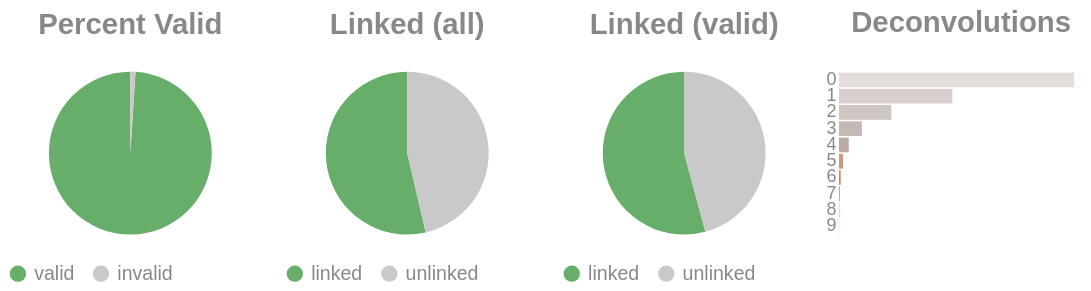

The cell this chart's notebook holds for it:
### Code cell
if SKIPLR:
    pass
else:
    clash = Counter()
    for i in valids['molecule'].to_list():
        _mol = i.split("-")
        if len(_mol) == 1:
            clash.update('0')
        else:
            clash.update(_mol[-1])

    _d = {"deconvolutions": [], 'count': []}
    for k,v in clash.items():
        _d['deconvolutions'].append(k)
        _d['count'].append(v)

    tot_valid = valids['reads'].sum()
    mask = valids['reads'] >= 2
    n_linked_reads = valids.filter(mask)['reads'].sum()
    if n_linked_reads == 0:
        print_html("No linked molecules (>=2 reads) were detected; skipping linked-only distributions.")
        SKIPLR = True
    else:
        perc_valid = round(tot_valid / n_reads, 4)
        linked_perc_abs = round(n_linked_reads / n_reads, 4)
        linked_perc = round(n_linked_reads / tot_valid, 4)

    _valid = pl.DataFrame({"valids": ['valid', 'invalid'], "count": [tot_valid, n_reads - tot_valid]})
    _linked_abs = pl.DataFrame({"linked (absolute)": ['linked', 'unlinked'], "count": [n_linked_reads, n_reads - n_linked_reads]})
    _linked_rel = pl.DataFrame({"linked (valids)": ['linked', 'unlinked'], "count": [n_linked_reads, tot_valid - n_linked_reads]})

    (
        alt.hconcat(
            piechart(_valid, goodval = 'valid', title = "Percent Valid"),
            piechart(_linked_abs, goodval = "linked", title =  "Linked (all)"),
            piechart(_linked_rel, goodval = "linked", title =  "Linked (valid)"),
            convolutionbar(pl.DataFrame(_d), title = "Deconvolutions"),
            center = True,
            bounds = 'flush'
        )
        .resolve_scale(color='independent')
        .resolve_legend('independent')
        .properties(usermeta={'embedOptions': {"actions": False}})
    ).display()

### Figure 1 — Vega-Lite specification as saved in the notebook (floating-point values rounded to 4 significant figures)
{"width": "container", "height": 400, "config": {"title": {"anchor": "start", "dy": -15, "fontSize": 18, "color": "#888888", "subtitleColor": "#888888", "subtitleFontSize": 14}, "arc": {"fill": "#0072B2"}, "axis": {"domainColor": "#888888", "domainWidth": 0.5, "gridWidth": 0.2, "grid": false, "titleFontWeight": 400, "titleFontSize": 15, "labelFontSize": 11, "labelColor": "#888888", "tickColor": "#888888", "tickWidth": 0.2, "titleColor": "#888888"}, "axisBand": {"grid": false}, "axisX": {"grid": true, "tickSize": 10, "domainCap": "round"}, "axisY": {"domain": false, "grid": true, "tickSize": 0, "domainCap": "round"}, "background": "transparent", "header": {"labelFontSize": 15, "labelColor": "#888888", "titleFontSize": 15, "titleFontWeight": 600, "titleColor": "#888888"}, "legend": {"labelFont": "sans-serif", "labelFontSize": 12, "labelColor": "#888888", "symbolSize": 100, "symbolType": "circle", "titleFontSize": 12, "titlePadding": 10, "titleColor": "#888888", "title": null}, "range": {"category": ["#E69F00", "#56B4E9", "#009E73", "#F0E442", "#0072B2", "#D55E00", "#CC79A7", "#000000"], "diverging": ["#cfe8f3", "#a2d4ec", "#73bfe2", "#46abdb", "#1696d2", "#12719e"]}, "area": {"fill": "#0072B2", "fillOpacity": 0.7, "line": true, "strokeOpacity": 0.7}, "line": {"color": "#0072B2", "stroke": "#0072B2", "strokeWidth": 2}, "trail": {"color": "#0072B2", "stroke": "#0072B2", "strokeWidth": 0, "size": 1}, "point": {"filled": true, "fillOpacity": 1.0, "size": 95}, "text": {"color": "#888888", "fontSize": 11, "align": "right", "fontWeight": 400, "size": 11}, "bar": {"fill": "#0072B2", "stroke": null}, "view": {"stroke": null, "continuousWidth": 660, "continuousHeight": 400}}, "hconcat": [{"data": {"name": "data-e3e796ee177003d2b19d98c8264ffd0b"}, "mark": {"type": "arc"}, "encoding": {"color": {"field": "valids", "legend": {"orient": "bottom", "title": null}, "scale": {"domain": ["valid", "invalid"], "range": ["#68ae6b", "#C9C9C9"]}, "title": "Valids", "type": "nominal"}, "theta": {"field": "count", "type": "quantitative"}, "tooltip": [{"field": "valids", "title": "Valids", "type": "ordinal"}, {"field": "percent", "format": ".2%", "title": "Percent", "type": "quantitative"}, {"field": "count", "title": "Count", "type": "quantitative"}]}, "height": 100, "title": {"text": "Percent Valid", "align": "center", "anchor": "middle"}, "transform": [{"calculate": "datum.count / 5036645", "as": "percent"}], "width": 150}, {"data": {"name": "data-7b819540a1a223c8243e73ace3fd6d15"}, "mark": {"type": "arc"}, "encoding": {"color": {"field": "linked (absolute)", "legend": {"orient": "bottom", "title": null}, "scale": {"domain": ["linked", "unlinked"], "range": ["#68ae6b", "#C9C9C9"]}, "title": "Linked (Absolute)", "type": "nominal"}, "theta": {"field": "count", "type": "quantitative"}, "tooltip": [{"field": "linked (absolute)", "title": "Linked (Absolute)", "type": "ordinal"}, {"field": "percent", "format": ".2%", "title": "Percent", "type": "quantitative"}, {"field": "count", "title": "Count", "type": "quantitative"}]}, "height": 100, "title": {"text": "Linked (all)", "align": "center", "anchor": "middle"}, "transform": [{"calculate": "datum.count / 5036645", "as": "percent"}], "width": 150}, {"data": {"name": "data-aedee5df1e82312552853f3bde4e724b"}, "mark": {"type": "arc"}, "encoding": {"color": {"field": "linked (valids)", "legend": {"orient": "bottom", "title": null}, "scale": {"domain": ["linked", "unlinked"], "range": ["#68ae6b", "#C9C9C9"]}, "title": "Linked (Valids)", "type": "nominal"}, "theta": {"field": "count", "type": "quantitative"}, "tooltip": [{"field": "linked (valids)", "title": "Linked (Valids)", "type": "ordinal"}, {"field": "percent", "format": ".2%", "title": "Percent", "type": "quantitative"}, {"field": "count", "title": "Count", "type": "quantitative"}]}, "height": 100, "title": {"text": "Linked (valid)", "align": "center", "anchor": "middle"}, "transform": [{"calculate": "datum.count / 4985480", "as": "percent"}], "width": 150}, {"data": {"name": "data-3ef2f82fc2fcf43687a62849a83d36ea"}, "mark": {"type": "bar"}, "encoding": {"color": {"field": "deconvolutions", "legend": null, "scale": {"scheme": "lightgreyred"}, "type": "nominal"}, "tooltip": [{"field": "deconvolutions", "title": "Deconvolutions", "type": "ordinal"}, {"field": "percent", "format": ".2%", "title": "Percent", "type": "quantitative"}, {"field": "count", "title": "Count", "type": "quantitative"}], "x": {"axis": null, "field": "count", "type": "quantitative"}, "y": {"field": "deconvolutions", "sort": "ascending", "title": null, "type": "nominal"}}, "height": 100, "title": {"text": "Deconvolutions", "align": "center", "anchor": "middle"}, "transform": [{"calculate": "datum.count / 3246543", "as": "percent"}], "width": 150}], "bounds": "flush", "center": true, "resolve": {"legend": {"angle": "independent"}, "scale": {"color": "independent"}}, "usermeta": {"embedOptions": {"actions": false}}, "$schema": "https://vega.github.io/schema/vega-lite/v6.4.1.json", "datasets": {"data-e3e796ee177003d2b19d98c8264ffd0b": [{"valids": "valid", "count": 4985480}, {"valids": "invalid", "count": 51165}], "data-7b819540a1a223c8243e73ace3fd6d15": [{"linked (absolute)": "linked", "count": 2701297}, {"linked (absolute)": "unlinked", "count": 2335348}], "data-aedee5df1e82312552853f3bde4e724b": [{"linked (valids)": "linked", "count": 2701297}, {"linked (valids)": "unlinked", "count": 2284183}], "data-3ef2f82fc2fcf43687a62849a83d36ea": [{"deconvolutions": "0", "count": 1732591}, {"deconvolutions": "1", "count": 835240}, {"deconvolutions": "2", "count": 385479}, {"deconvolutions": "3", "count": 169000}, {"deconvolutions": "4", "count": 72439}, {"deconvolutions": "5", "count": 30441}, {"deconvolutions": "6", "count": 12807}, {"deconvolutions": "7", "count": 5393}, {"deconvolutions": "8", "count": 2225}, {"deconvolutions": "9", "count": 928}]}}
